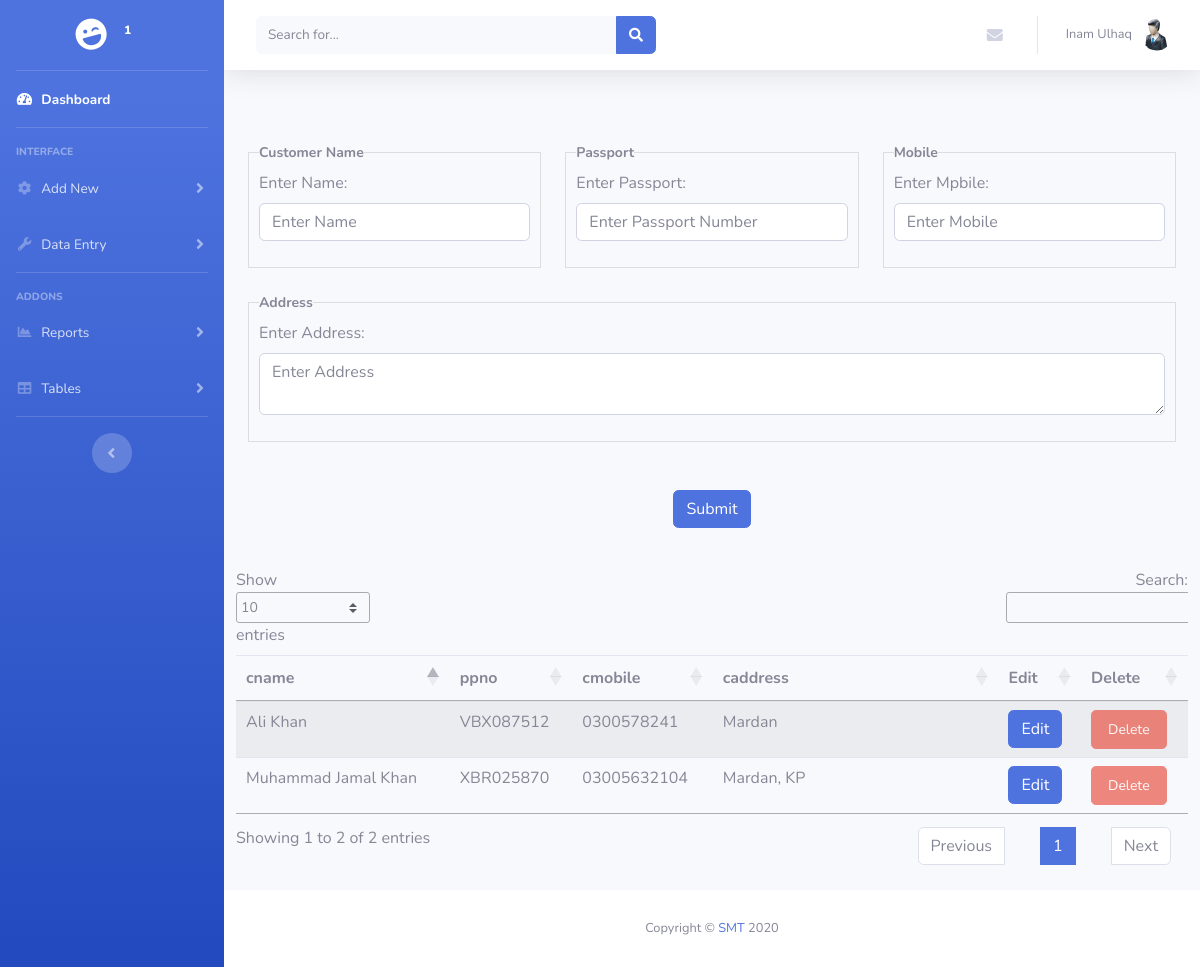
/customer.php (signed in), run on the app's committed database.
### tables this page shows
CREATE TABLE `users` (
  `id` int(11) NOT NULL,
  `username` varchar(255) NOT NULL,
  `password` varchar(255) NOT NULL,
  `firstname` varchar(50) NOT NULL,
  `lastname` varchar(50) NOT NULL,
  `ucompany` varchar(30) NOT NULL,
  `role` varchar(10) NOT NULL,
  `status` int(11) NOT NULL DEFAULT '1'
);

CREATE TABLE `customer` (
  `id` int(11) NOT NULL,
  `cname` varchar(50) NOT NULL,
  `ppno` varchar(20) NOT NULL,
  `cmobile` varchar(20) NOT NULL,
  `caddress` varchar(255) NOT NULL,
  `cstatus` int(11) NOT NULL DEFAULT '1',
  `user_id` int(11) NOT NULL
);

### customer.php (the view, shortened to what this page needs)
<?php
include('header.php');
$user_id=$_SESSION['id'];
$message6='';
?>
 	<div class="container">
			  <strong><center><?php echo $message6; ?></center></strong><br>
 		<form method="POST" action="insertcustomer.php">
 		<div class="row">
 			<div class="col-4">
 				<fieldset class="scheduler-border">
    				<legend class="scheduler-border">Customer Name</legend>
    				<div class="form-group">
				    <label for="cname">Enter Name:</label>
				    <input type="text" class="form-control" placeholder="Enter Name" name="cname" id="cname">
				  </div>
    			</fieldset>
 			</div>
 			<div class="col-4">
 				<fieldset class="scheduler-border">
    				<legend class="scheduler-border">Passport</legend>
    				<div class="form-group">
				    <label for="ppno">Enter Passport:</label>
				    <input type="text" class="form-control" placeholder="Enter Passport Number" name="ppno" id="ppno">
				  </div>
    			</fieldset>
 			</div>
 			<div class="col-4">
 				<fieldset class="scheduler-border">
    				<legend class="scheduler-border">Mobile</legend>
    				<div class="form-group">
				    <label for="cmobile">Enter Mpbile:</label>
				    <input type="text" class="form-control" placeholder="Enter Mobile" name="cmobile" id="cmobile">
				  </div>
    			</fieldset>
 			</div>
 		</div></br>
 		<div class="row">
 			<div class="col-12">
 			<fieldset class="scheduler-border">
    				<legend class="scheduler-border">Address</legend>
    				<div class="form-group">
				    <label for="caddress">Enter Address:</label>
				    <textarea class="form-control" placeholder="Enter Address" name="caddress" id="caddress"></textarea>
				  </div>
    		</fieldset>
    		</div>
 		</div><br>
 		</br><p align="center">
 		<button type="submit" name="submit" class="btn btn-primary">Submit</button>
 		</form></p>
 		<br>
 		<div class="row">
	 		<div class="table-responsive">
	 			<table class="table table-striped" id="dataTable" style="width: 100%;">
			    <thead>
			      <tr>
			        <th>cname</th>
			        <th>ppno</th>
			        <th>cmobile</th>
			        <th width="30%;">caddress</th>
			        <th>Edit</th>
			        <th>Delete</th>
			      </tr>
			    </thead>
			    <tbody>
			         <?php
                                    $query = "SELECT * from customer WHERE user_id=$user_id ORDER BY id DESC";
		    						$result = mysqli_query($conn,$query) or die( mysqli_error($conn));;
                                    while($row=mysqli_fetch_assoc($result))
                                    {
                                        $cname = $row['cname'];
                                        $ppno = $row['ppno'];
                                        $cmobile = $row['cmobile'];
                                        $caddress = $row['caddress'];
                                        $id = $row['id'];
                            		?>
                                    <tr>
                                        <td><?php echo $cname ?></td>
                                        <td><?php echo $ppno ?></td>
                                        <td><?php echo $cmobile ?></td>
                                        <td><?php echo $caddress ?></td>
                                        <td><a href="cedit.php?cedit=<?php echo $id; ?>"><span class="btn btn-primary">Edit</span></a></td>
                                        <td><a  href="cdelete.php?cdelete=<?php echo $id; ?>" onclick="return confirm('Security Check! Are you sure you want to delete? This will also delete all the other records linked with this Customer.');"><button type="button" class="btn btn-lg btn-danger" style="font-size: 14px;" disabled>Delete</button></a></td>
                                    </tr>
                            <?php
                                    }
                            ?>
			     </tbody>
			  </table>
	 		</div>
	 	</div>
	</div>
<?php include ('footer.php'); ?>

### header.php (shortened to what this page needs)
<?php include ('db.php');
$user_id=$_SESSION['id'];
?>
<?php
      $sql = "SELECT * FROM users WHERE id=$user_id";
             if ($result = mysqli_query($conn,$sql)){
                  $row = mysqli_fetch_array($result);
                  $id=$row['id'];
                  $firstname=$row['firstname'];
                  $lastname=$row['lastname'];
                  $ucompany=$row['ucompany'];
            }?>
<!DOCTYPE html>
<html lang="en">
<head>
  <link href="vendor/fontawesome-free/css/all.min.css" rel="stylesheet" type="text/css">
  <link href="css/sb-admin-2.min.css" rel="stylesheet">
  <link href="style.css" rel="stylesheet">
  <link rel="stylesheet" href="https://cdn.datatables.net/1.10.21/css/jquery.dataTables.min.css" />
</head>
<body id="page-top">
  <div id="wrapper">
    <ul class="navbar-nav bg-gradient-primary sidebar sidebar-dark accordion" id="accordionSidebar">
      <a class="sidebar-brand d-flex align-items-center justify-content-center" href="index.php">
        <div class="sidebar-brand-icon rotate-n-15">
          <i class="fas fa-laugh-wink"></i>
        </div>
        <div class="sidebar-brand-text mx-3"><?php echo $ucompany; ?><sup><?php echo $id; ?></sup></div>
      </a>
      <hr class="sidebar-divider my-0">
      <li class="nav-item active">
        <a class="nav-link" href="index.php">
          <i class="fas fa-fw fa-tachometer-alt"></i>
          <span>Dashboard</span></a>
      </li>
      <hr class="sidebar-divider">
      <div class="sidebar-heading">
        Interface
      </div>
      <li class="nav-item">
        <a class="nav-link collapsed" href="#" data-toggle="collapse" data-target="#collapseTwo" aria-expanded="true" aria-controls="collapseTwo">
          <i class="fas fa-fw fa-cog"></i>
          <span>Add New</span>
        </a>
      </li>
      <li class="nav-item">
        <a class="nav-link collapsed" href="#" data-toggle="collapse" data-target="#collapseUtilities" aria-expanded="true" aria-controls="collapseUtilities">
          <i class="fas fa-fw fa-wrench"></i>
          <span>Data Entry</span>
        </a>
      </li>
      <hr class="sidebar-divider">
      <div class="sidebar-heading">
        Addons
      </div>
      <li class="nav-item">
        <a class="nav-link collapsed" href="#" data-toggle="collapse" data-target="#collapsePages" aria-expanded="true" aria-controls="collapsePages">
          <i class="fas fa-fw fa-chart-area"></i>
          <span>Reports</span>
        </a>
      </li>
      <li class="nav-item">
        <a class="nav-link collapsed" href="#" data-toggle="collapse" data-target="#collapseTables" aria-expanded="true" aria-controls="collapseTables">
          <i class="fas fa-fw fa-table"></i>
          <span>Tables</span>
        </a>
      </li>
      <hr class="sidebar-divider d-none d-md-block">
      <div class="text-center d-none d-md-inline">
        <button class="rounded-circle border-0" id="sidebarToggle"></button>
      </div>
    </ul>
    <div id="content-wrapper" class="d-flex flex-column">
      <div id="content">
        <nav class="navbar navbar-expand navbar-light bg-white topbar mb-4 static-top shadow">
          <form class="d-none d-sm-inline-block form-inline mr-auto ml-md-3 my-2 my-md-0 mw-100 navbar-search">
            <div class="input-group">
              <input type="text" class="form-control bg-light border-0 small" placeholder="Search for..." aria-label="Search" aria-describedby="basic-addon2">
              <div class="input-group-append">
                <button class="btn btn-primary" type="button">
                  <i class="fas fa-search fa-sm"></i>
                </button>
              </div>
            </div>
          </form>
          <ul class="navbar-nav ml-auto">
            <li class="nav-item dropdown no-arrow mx-1">
              <a class="nav-link dropdown-toggle" href="#" id="messagesDropdown" role="button" data-toggle="dropdown" aria-haspopup="true" aria-expanded="false">
                <i class="fas fa-envelope fa-fw"></i>
              </a>
            </li>
            <li class="nav-item dropdown no-arrow">
              <a class="nav-link dropdown-toggle" href="#" id="userDropdown" role="button" data-toggle="dropdown" aria-haspopup="true" aria-expanded="false">
                <span class="mr-2 d-none d-lg-inline text-gray-600 small"><?php echo $firstname.' '.$lastname ?></span>
                <img class="img-profile rounded-circle" src="img/user.png">
              </a>
            </li>
          </ul>
        </nav>

### style.css (style rules this page uses)
fieldset.scheduler-border { border: solid 1px #DDD !important; padding: 0 10px 10px 10px; border-bottom: none; }
legend.scheduler-border { width: auto !important; border: none; font-size: 14px; }
legend { font-weight: bold; }
table { border-spacing: 0; }
table { border-collapse: separate; }
td { padding: 0px; }

### data on the page
users: id "1", firstname "Inam", lastname "Ulhaq"
customer: cname "Ali Khan", ppno "VBX087512", cmobile "0300578241", caddress "Mardan"
customer: cname "Muhammad Jamal Khan", ppno "XBR025870", cmobile "03005632104", caddress "Mardan, KP"
